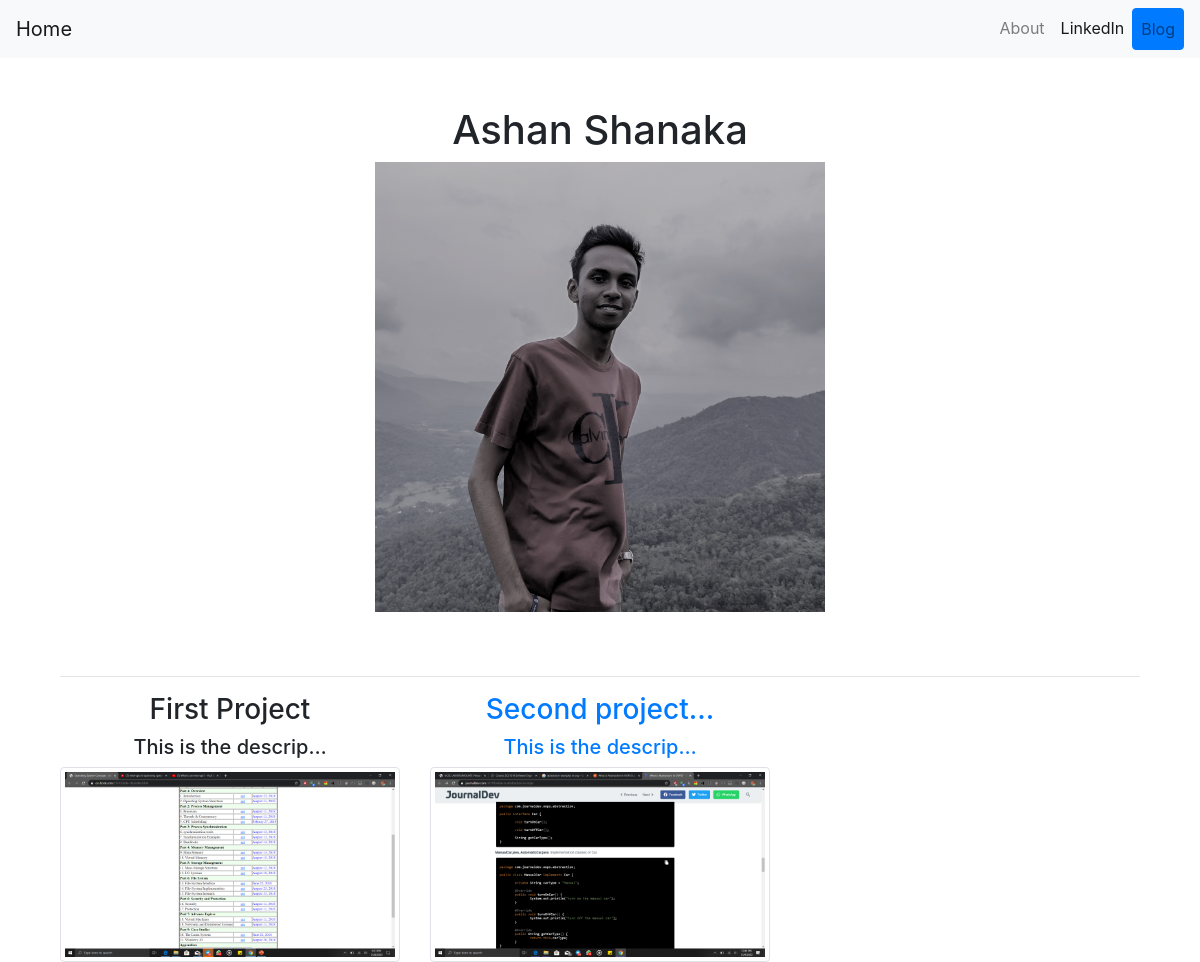
Before: / with the older database file.
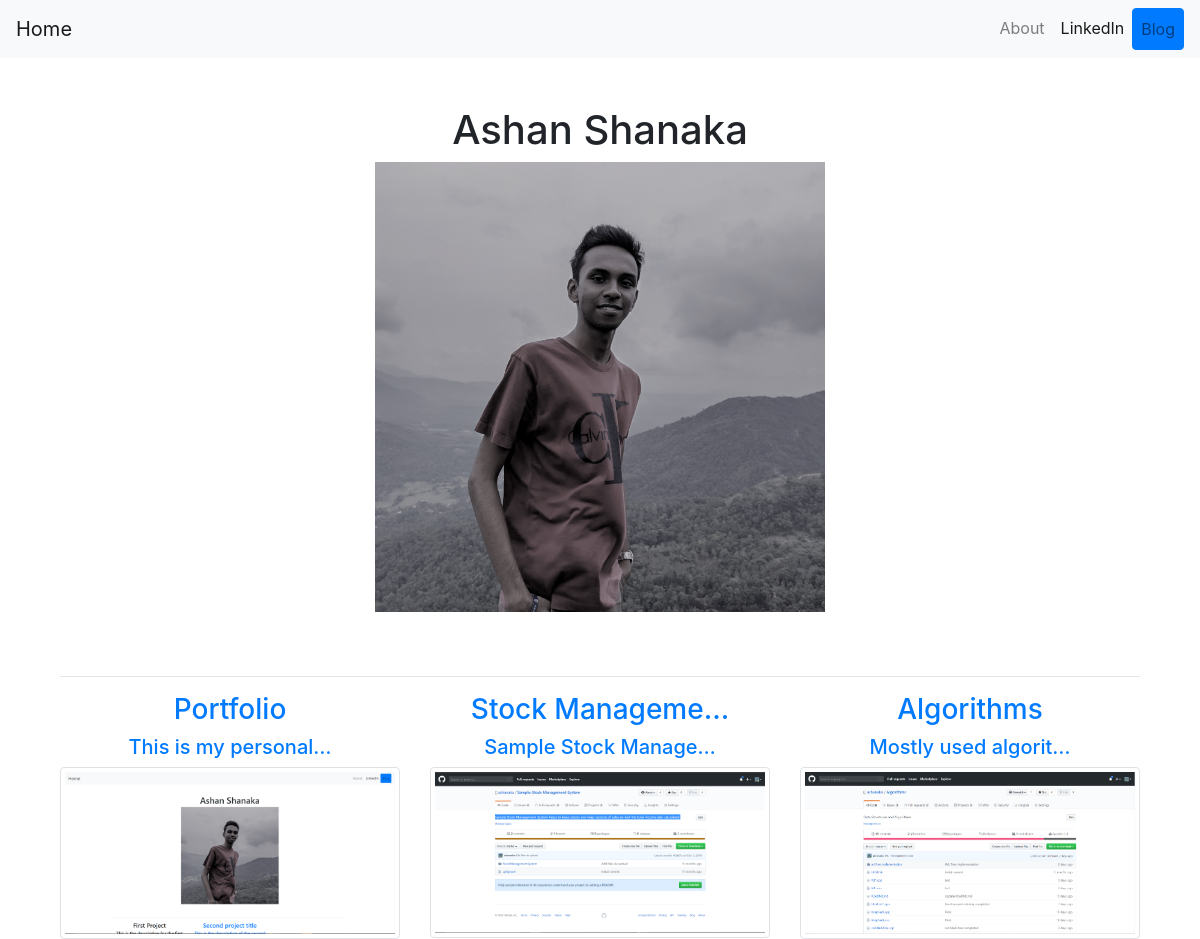
After: the same page with the newer database file.
### portfolio/models.py (models this page shows)
class Project(models.Model):
    title = models.CharField(max_length=100)
    description = models.CharField(max_length=250)
    image = models.ImageField(upload_to='portfolio/static')
    url = models.URLField(blank=True)

### portfolio/views.py (the view)
# urls.py: 2. Add a URL to urlpatterns:  path('', views.home, name='home')
def home(request):
    projects = Project.objects.all()
    return render(request, 'portfolio/home.html', {'projects': projects})

### portfolio/templates/portfolio/home.html
{% extends 'portfolio/base.html' %}
{% block content %}
<div class="container text-center">
    <h1>Ashan Shanaka</h1>
    {% load static %}
    <img src="{% static 'portfolio/00000PORTRAIT_00000_BURST20190817150451254.jpg' %}" alt="myImage" width="450" height="450">
    <br><br><br>
    <hr>
    <div class="row">
        {% for project in projects %}
            <div class="col-md-4 col-sm-6">
                {% if project.url %}
                <a href="{{ project.url }}">
                    <h3>{{ project.title|truncatechars:15 }}</h3>
                    <h5>{{ project.description|truncatechars:20 }}</h5>
                    <img src="{{ project.image.url }}" class="image-fluid img-thumbnail" alt="image in the database"><br>
                </a>
                {% else %}
                    <h3>{{ project.title|truncatechars:15 }}</h3>
                    <h5>{{ project.description|truncatechars:20 }}</h5>
                    <img src="{{ project.image.url }}" class="image-fluid img-thumbnail" alt="image in the database"><br>
                {% endif %}
            </div>
        {% endfor %}
    </div>
</div>
{% endblock %}

### portfolio/templates/portfolio/base.html (shortened to what this page needs)
<!doctype html>
<html lang="en">
  <head>
    <link rel="stylesheet" href="https://stackpath.bootstrapcdn.com/bootstrap/4.4.1/css/bootstrap.min.css">
  </head>
  <body>
    <nav class="navbar navbar-expand-lg navbar-light bg-light">
      <a class="navbar-brand" href="{% url 'home' %}">Home</a>
      <div class="collapse navbar-collapse" id="navbarSupportedContent">
        <ul class="navbar-nav ml-auto">
          <li class="nav-item">
            <a class="nav-link" href="#"> About </a>
          </li>
          <li class="nav-item active">
            <a class="nav-link" href="https://www.linkedin.com/in/ashan-shanaka-4a7231ab/">LinkedIn <span class="sr-only">(current)</span></a>
          </li>
          <li class="nav-item">
            <a class="nav-link btn btn-primary" href="{% url 'blog:all_blogs' %}"> Blog </a>
          </li>
        </ul>
      </div>
    </nav>
    <br><br>
    <div class="container">
        {% block content %}{% endblock %}
    </div>
  </body>
</html>

Changed rows visible on the page:
removed Project: title "First Project", description "This is the descrip…", image (picture)
removed Project: title "Second project…", description "This is the descrip…", image (picture)
added Project: title "Portfolio", description "This is my personal…", image (picture)
added Project: title "Stock Manageme…", description "Sample Stock Manage…", image (picture)
added Project: title "Algorithms", description "Mostly used algorit…", image (picture)
